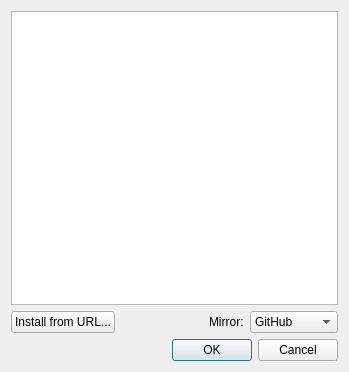
<?xml version="1.0" encoding="UTF-8"?>
<ui version="4.0">
 <class>PluginDialog</class>
 <widget class="QDialog" name="PluginDialog">
  <property name="geometry">
   <rect>
    <x>0</x>
    <y>0</y>
    <width>349</width>
    <height>372</height>
   </rect>
  </property>
  <property name="windowTitle">
   <string>Plugin Manager - ScreenCloud</string>
  </property>
  <layout class="QVBoxLayout" name="verticalLayout">
   <item>
    <widget class="QTreeView" name="tree_plugins">
     <property name="indentation">
      <number>5</number>
     </property>
     <property name="rootIsDecorated">
      <bool>false</bool>
     </property>
     <property name="uniformRowHeights">
      <bool>true</bool>
     </property>
     <property name="itemsExpandable">
      <bool>false</bool>
     </property>
     <property name="sortingEnabled">
      <bool>true</bool>
     </property>
     <property name="expandsOnDoubleClick">
      <bool>false</bool>
     </property>
    </widget>
   </item>
   <item>
    <layout class="QHBoxLayout" name="horizontalLayout">
     <item>
      <widget class="QPushButton" name="button_downloadFromURL">
       <property name="sizePolicy">
        <sizepolicy hsizetype="MinimumExpanding" vsizetype="Fixed">
         <horstretch>0</horstretch>
         <verstretch>0</verstretch>
        </sizepolicy>
       </property>
       <property name="text">
        <string>Install from URL...</string>
       </property>
       <property name="icon">
        <iconset theme="applications-internet">
         <normaloff>.</normaloff>.</iconset>
       </property>
      </widget>
     </item>
     <item>
      <spacer name="horizontalSpacer">
       <property name="orientation">
        <enum>Qt::Horizontal</enum>
       </property>
       <property name="sizeHint" stdset="0">
        <size>
         <width>40</width>
         <height>20</height>
        </size>
       </property>
      </spacer>
     </item>
     <item>
      <widget class="QLabel" name="label_mirror">
       <property name="text">
        <string>Mirror:</string>
       </property>
      </widget>
     </item>
     <item>
      <widget class="QComboBox" name="combo_mirror">
       <property name="sizePolicy">
        <sizepolicy hsizetype="MinimumExpanding" vsizetype="Fixed">
         <horstretch>0</horstretch>
         <verstretch>0</verstretch>
        </sizepolicy>
       </property>
       <item>
        <property name="text">
         <string>GitHub</string>
        </property>
       </item>
       <item>
        <property name="text">
         <string>Other...</string>
        </property>
       </item>
      </widget>
     </item>
    </layout>
   </item>
   <item>
    <widget class="QDialogButtonBox" name="buttonBox">
     <property name="orientation">
      <enum>Qt::Horizontal</enum>
     </property>
     <property name="standardButtons">
      <set>QDialogButtonBox::Cancel|QDialogButtonBox::Ok</set>
     </property>
    </widget>
   </item>
  </layout>
 </widget>
 <tabstops>
  <tabstop>button_downloadFromURL</tabstop>
  <tabstop>buttonBox</tabstop>
 </tabstops>
 <resources/>
 <connections>
  <connection>
   <sender>buttonBox</sender>
   <signal>accepted()</signal>
   <receiver>PluginDialog</receiver>
   <slot>accept()</slot>
   <hints>
    <hint type="sourcelabel">
     <x>256</x>
     <y>375</y>
    </hint>
    <hint type="destinationlabel">
     <x>157</x>
     <y>274</y>
    </hint>
   </hints>
  </connection>
  <connection>
   <sender>buttonBox</sender>
   <signal>rejected()</signal>
   <receiver>PluginDialog</receiver>
   <slot>reject()</slot>
   <hints>
    <hint type="sourcelabel">
     <x>324</x>
     <y>375</y>
    </hint>
    <hint type="destinationlabel">
     <x>286</x>
     <y>274</y>
    </hint>
   </hints>
  </connection>
  <connection>
   <sender>buttonBox</sender>
   <signal>accepted()</signal>
   <receiver>PluginDialog</receiver>
   <slot>accept()</slot>
   <hints>
    <hint type="sourcelabel">
     <x>355</x>
     <y>363</y>
    </hint>
    <hint type="destinationlabel">
     <x>461</x>
     <y>355</y>
    </hint>
   </hints>
  </connection>
 </connections>
</ui>
